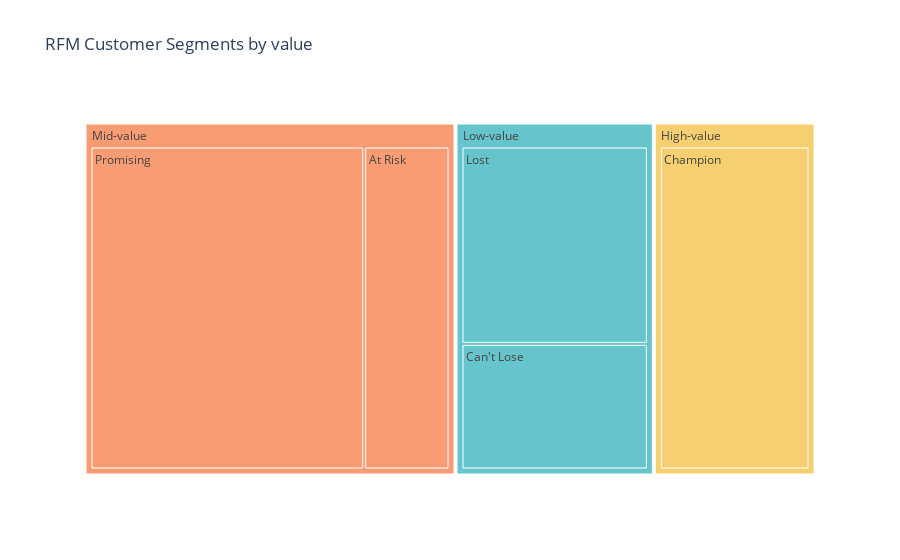

Here is the notebook cell this chart was saved with:
### Code cell
# create a tree map
fig = px.treemap(segment_product_counts,
                 path = ['RFM_segment_label', 'RFM_customer_segment'],
                 values = 'Count',
                 color = 'RFM_segment_label',
                 color_discrete_sequence=px.colors.qualitative.Pastel,
                 title='RFM Customer Segments by value')

# display the treemap
fig.show()

### Figure 1 — Plotly figure (JSON) as saved in the notebook; plotly's stock layout.template omitted (floating-point values rounded to 4 significant figures)
{"data": [{"branchvalues": "total", "customdata": [["Low-value"], ["High-value"], ["Mid-value"], ["Mid-value"], ["Low-value"], ["High-value"], ["Low-value"], ["Mid-value"]], "domain": {"x": [0, 1], "y": [0, 1]}, "hovertemplate": "labels=%{label}<br>Count=%{value}<br>parent=%{parent}<br>id=%{id}<br>RFM_segment_label=%{customdata[0]}<extra></extra>", "ids": ["Low-value/Can't Lose", "High-value/Champion", "Mid-value/Promising", "Mid-value/At Risk", "Low-value/Lost", "High-value", "Low-value", "Mid-value"], "labels": ["Can't Lose", "Champion", "Promising", "At Risk", "Lost", "High-value", "Low-value", "Mid-value"], "marker": {"colors": ["rgb(102, 197, 204)", "rgb(246, 207, 113)", "rgb(248, 156, 116)", "rgb(248, 156, 116)", "rgb(102, 197, 204)", "rgb(246, 207, 113)", "rgb(102, 197, 204)", "rgb(248, 156, 116)"]}, "name": "", "parents": ["Low-value", "High-value", "Mid-value", "Mid-value", "Low-value", "", "", ""], "type": "treemap", "values": [21, 44, 77, 24, 33, 44, 54, 101]}], "layout": {"legend": {"tracegroupgap": 0}, "title": {"text": "RFM Customer Segments by value"}, "treemapcolorway": ["rgb(102, 197, 204)", "rgb(246, 207, 113)", "rgb(248, 156, 116)", "rgb(220, 176, 242)", "rgb(135, 197, 95)", "rgb(158, 185, 243)", "rgb(254, 136, 177)", "rgb(201, 219, 116)", "rgb(139, 224, 164)", "rgb(180, 151, 231)", "rgb(179, 179, 179)"]}}
